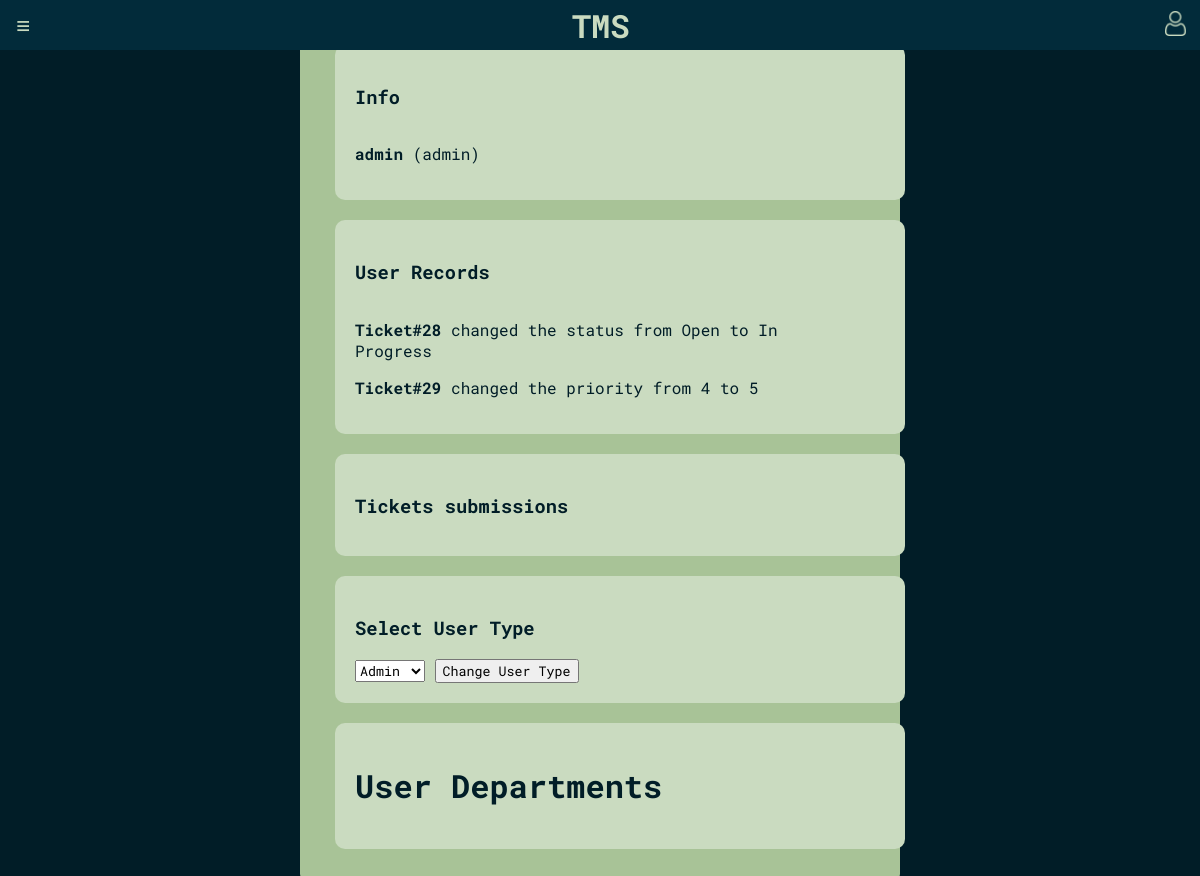
Screenshot of /pages/user_dashboard.php?id=7 (signed in) with the database file from the repository.
### tables this page shows
CREATE TABLE users (
    id INTEGER PRIMARY KEY AUTOINCREMENT,
    username TEXT,
    password CHAR(256) NOT NULL,
    full_name TEXT,
    email TEXT NOT NULL UNIQUE,
    user_type TEXT CHECK(user_type IN ('admin', 'agent', 'client'))
);

CREATE TABLE ticket_records (
    id INTEGER PRIMARY KEY AUTOINCREMENT,
    action TEXT NOT NULL,
    changed_at TIMESTAMP DEFAULT CURRENT_TIMESTAMP,
    ticket_id INTEGER REFERENCES tickets(id),
    author_id INTEGER REFERENCES users(id)
);

### pages/user_dashboard.php (called while the page is built, shortened)
<?php
require_once(__DIR__.'/../templates/user/user_dashboard.php');
?>

### database/user.php (called while the page is built, shortened)
<?php
  function get_full_name($id) {
    global $dbh;
    try {
        $stmt = $dbh->prepare('SELECT full_name FROM users WHERE id = ?');
        $stmt->execute(array($id));
        if($row = $stmt->fetch()) {
            return $row['full_name'];
        }
    }catch(PDOException $e) {
        return -1;
    }
  }
  function get_username_by_id($id) {
    global $dbh;
    try {
        $stmt = $dbh->prepare('SELECT username FROM users WHERE id = ?');
        $stmt->execute(array($id));
        if($row = $stmt->fetch()) {
            return $row['username'];
        }
    }catch(PDOException $e) {
        return -1;
    }
  }
  function get_user_type_by_id($id){
    global $dbh;
    try {
      $stmt = $dbh->prepare('SELECT user_type FROM users WHERE id = ?');
      $stmt->execute(array($id));
      if($row = $stmt->fetch()) {
        return $row['user_type'];
    }
    }catch(PDOException $e) {
      return "error getting user type";
    }
  }
?>

### database/tickets.php (called while the page is built, shortened)
<?php
function get_ticket_records_by_author($author_id){
    global $dbh;
    try {
        $stmt = $dbh->prepare('SELECT * FROM ticket_records WHERE author_id = ?');
        $stmt->execute(array($author_id));
        $ticket_records = $stmt->fetchAll(PDO::FETCH_ASSOC);
        return $ticket_records;
    } catch(PDOException $e) {
        return -1;
    }
}
?>

### templates/user/user_dashboard.php (the view, shortened to what this page needs)
<!DOCTYPE html>
<html>
<head>
    <link rel="stylesheet" href="/css/style.css">
    <link rel="stylesheet" href="/css/positioning.css">
    <link rel="stylesheet" href="/css/user/style.css">
</head>
<body>
    <?php require(__DIR__.'/../common/header.php'); ?>
    <div class="wrapper">
        <?php require(__DIR__.'/../common/sidebar.php');
        require_once(__DIR__.'/../../database/tickets.php');
        require_once(__DIR__.'/../../database/user.php');
        ?>
        <main class="dashboard">
            <div class="user-info dash-box">
                <h3>Info</h3>
                <?php
                    $user_id = $_SESSION['target_user_id'];
                    echo "<p> <strong>" . htmlentities(get_username_by_id($user_id)) . "</strong> " .
                         "(".htmlentities( get_full_name($user_id)) . ")". "</p>";
                ?>
            </div>
            <div class="user-records dash-box">
            <h3>User Records</h3>
            <div class="scrollable" style="max-height: 200px; overflow-y: auto;">
                <?php
                $ticketsRecords = get_ticket_records_by_author($user_id);
                foreach ($ticketsRecords as $record) {
                    echo "<p><strong> Ticket#" . htmlentities($record['id'])."</strong> " .
                        htmlentities($record['action']) . "</p>";
                }
                ?>
            </div>
        </div>
            <div class="user-tickets dash-box">
                <h3>Tickets submissions</h3>
            </div>
            <?php
            $currentUserType = $_SESSION['user_type'];
            $target_user_type =  get_user_type_by_id($user_id);
            ?>
            <?php if ($currentUserType === 'admin') { ?>
                <div class="user-type-selection dash-box">
                    <h3>Select User Type</h3>
                    <form action="../../actions/change_user_type.php" method="post">
                        <select id="user-type" name="user-type">
                            <option value="admin" <?php if ($target_user_type === 'admin') { echo 'selected'; } ?>>Admin</option>
                        </select>
                        <input type="submit" value="Change User Type">
                    </form>
                </div>
            <?php } ?>
            <div class="user-departments dash-box">
                <h1>User Departments</h1>
            </div>
        </main>
    </div>
</body>
</html>

### css/style.css (style rules this page uses)
:root { --main-blue: #022B3A; --main-blue-darker: #011D27; --tea-green: #CADBC0; --tea-green-light: #A8C397; --pink-bittersweet: #F97068; --pink-melon: #FCB4B1; --white: #f0f0f0; --almost-white: #e5e5e5; --blue-gradient: linear-gradient(90deg, rgba(2,0,36,1) 77%, rgba(9,9,121,1) 100%); --bg-blue-gradient: linear-gradient(160deg, #000529 0%, #80D0C7 100%); }
* { font-family: 'Roboto Mono', monospace !important; }
body { padding:0; margin:0; background: var(--main-blue-darker); color:var(--tea-green); font-family: 'Roboto Mono', monospace; }

### css/positioning.css (style rules this page uses)
:root { --main-blue: #022B3A; --main-blue-darker: #011D27; --tea-green: #CADBC0; --tea-green-light: #A8C397; --pink-bittersweet: #F97068; --pink-melon: #FCB4B1; }
.wrapper { display: flex; flex-direction: column; height: 100%; }
main { width: 100%; }

### css/user/style.css (style rules this page uses)
.dashboard { border-radius: 10px; background-color: var(--tea-green-light); width: 50%; margin: 10px auto; padding: 15px; box-sizing: border-box; }
.dash-box { color: var(--main-blue-darker); background: var(--tea-green); padding: 20px; border-radius: 10px; width: 100%; height: 100%; text-align: left; display: flex; flex-direction: column; justify-content: space-between; align-items: flex-start; overflow-y: auto; box-sizing: border-box; margin: 20px; }
.scrollable { border-radius: 10px; overflow-y: auto; box-sizing: border-box; max-height: auto; max-width: 90%; }

### rows the page displays
users: username "admin", full_name "admin", user-type "Admin"
ticket_records: id "28", action "changed the status from Open to In Progress"
ticket_records: id "29", action "changed the priority from 4 to 5"
